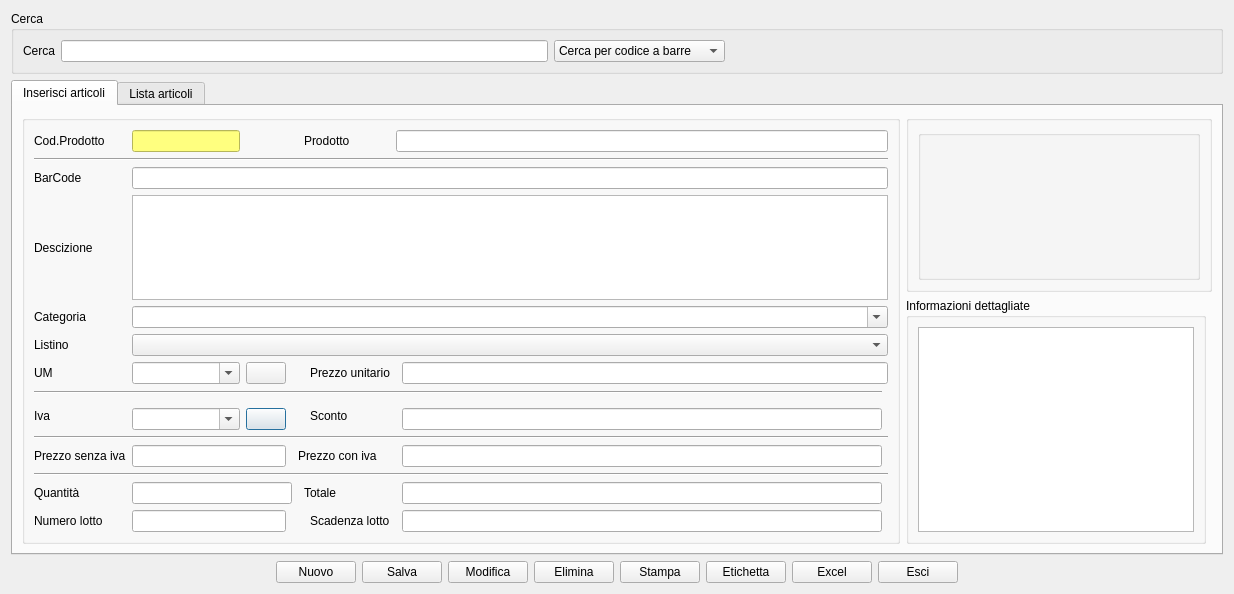
<?xml version="1.0" encoding="UTF-8"?>
<ui version="4.0">
 <class>articoli</class>
 <widget class="QDialog" name="articoli">
  <property name="windowModality">
   <enum>Qt::WindowModal</enum>
  </property>
  <property name="geometry">
   <rect>
    <x>0</x>
    <y>0</y>
    <width>1234</width>
    <height>594</height>
   </rect>
  </property>
  <property name="windowTitle">
   <string>Lista libri</string>
  </property>
  <property name="windowIcon">
   <iconset resource="../fabaria.qrc">
    <normaloff>:/images/documentation.png</normaloff>:/images/documentation.png</iconset>
  </property>
  <property name="styleSheet">
   <string notr="true"/>
  </property>
  <property name="sizeGripEnabled">
   <bool>false</bool>
  </property>
  <property name="modal">
   <bool>false</bool>
  </property>
  <layout class="QGridLayout" name="gridLayout_3">
   <item row="1" column="0">
    <widget class="QTabWidget" name="tabWidget">
     <property name="currentIndex">
      <number>0</number>
     </property>
     <widget class="QWidget" name="tab">
      <attribute name="title">
       <string>Inserisci articoli</string>
      </attribute>
      <layout class="QGridLayout" name="gridLayout_9">
       <item row="0" column="1" colspan="2">
        <widget class="QGroupBox" name="groupBox_3">
         <layout class="QGridLayout" name="gridLayout">
          <item row="0" column="0" colspan="2">
           <widget class="barcode" name="groupBox_2">
            <property name="minimumSize">
             <size>
              <width>0</width>
              <height>150</height>
             </size>
            </property>
            <property name="styleSheet">
             <string notr="true"/>
            </property>
            <property name="title">
             <string/>
            </property>
            <layout class="QGridLayout" name="gridLayout_10"/>
           </widget>
          </item>
         </layout>
        </widget>
       </item>
       <item row="1" column="1">
        <widget class="QGroupBox" name="groupBox_4">
         <property name="sizePolicy">
          <sizepolicy hsizetype="Fixed" vsizetype="Preferred">
           <horstretch>0</horstretch>
           <verstretch>0</verstretch>
          </sizepolicy>
         </property>
         <property name="minimumSize">
          <size>
           <width>300</width>
           <height>0</height>
          </size>
         </property>
         <property name="maximumSize">
          <size>
           <width>300</width>
           <height>16777215</height>
          </size>
         </property>
         <property name="baseSize">
          <size>
           <width>300</width>
           <height>0</height>
          </size>
         </property>
         <property name="title">
          <string>Informazioni dettagliate</string>
         </property>
         <layout class="QGridLayout" name="gridLayout_5">
          <item row="0" column="0">
           <widget class="QTextEdit" name="dettagli"/>
          </item>
         </layout>
        </widget>
       </item>
       <item row="0" column="0" rowspan="2">
        <widget class="QGroupBox" name="groupBox">
         <property name="sizePolicy">
          <sizepolicy hsizetype="Preferred" vsizetype="Preferred">
           <horstretch>0</horstretch>
           <verstretch>0</verstretch>
          </sizepolicy>
         </property>
         <property name="styleSheet">
          <string notr="true"/>
         </property>
         <property name="flat">
          <bool>false</bool>
         </property>
         <property name="checkable">
          <bool>false</bool>
         </property>
         <layout class="QGridLayout" name="gridLayout_2">
          <item row="4" column="1" colspan="10">
           <widget class="QComboBox" name="categ">
            <property name="editable">
             <bool>true</bool>
            </property>
           </widget>
          </item>
          <item row="14" column="9">
           <widget class="QLineEdit" name="totale">
            <property name="sizePolicy">
             <sizepolicy hsizetype="Expanding" vsizetype="Minimum">
              <horstretch>0</horstretch>
              <verstretch>0</verstretch>
             </sizepolicy>
            </property>
           </widget>
          </item>
          <item row="12" column="9">
           <widget class="QLineEdit" name="p_c_iva">
            <property name="sizePolicy">
             <sizepolicy hsizetype="Expanding" vsizetype="Minimum">
              <horstretch>0</horstretch>
              <verstretch>0</verstretch>
             </sizepolicy>
            </property>
           </widget>
          </item>
          <item row="6" column="0">
           <widget class="QLabel" name="label_14">
            <property name="text">
             <string>UM</string>
            </property>
           </widget>
          </item>
          <item row="0" column="1" colspan="2">
           <widget class="QLineEdit" name="cod_art">
            <property name="sizePolicy">
             <sizepolicy hsizetype="Expanding" vsizetype="Minimum">
              <horstretch>0</horstretch>
              <verstretch>0</verstretch>
             </sizepolicy>
            </property>
            <property name="styleSheet">
             <string notr="true">background-color:rgb(255, 255, 127)</string>
            </property>
           </widget>
          </item>
          <item row="0" column="6" colspan="2">
           <widget class="QLabel" name="label_2">
            <property name="text">
             <string>Prodotto</string>
            </property>
           </widget>
          </item>
          <item row="2" column="0">
           <widget class="QLabel" name="label_15">
            <property name="text">
             <string>BarCode</string>
            </property>
           </widget>
          </item>
          <item row="10" column="3">
           <widget class="QPushButton" name="m_iva">
            <property name="text">
             <string/>
            </property>
            <property name="icon">
             <iconset resource="../fabaria.qrc">
              <normaloff>:/images/iva.png</normaloff>:/images/iva.png</iconset>
            </property>
           </widget>
          </item>
          <item row="0" column="8" colspan="3">
           <widget class="QLineEdit" name="art_nom">
            <property name="sizePolicy">
             <sizepolicy hsizetype="Expanding" vsizetype="Minimum">
              <horstretch>0</horstretch>
              <verstretch>0</verstretch>
             </sizepolicy>
            </property>
           </widget>
          </item>
          <item row="1" column="0" colspan="11">
           <widget class="Line" name="line">
            <property name="orientation">
             <enum>Qt::Horizontal</enum>
            </property>
           </widget>
          </item>
          <item row="6" column="9" colspan="2">
           <widget class="QLineEdit" name="prezzo_unitario"/>
          </item>
          <item row="5" column="0">
           <widget class="QLabel" name="label_17">
            <property name="text">
             <string>Listino</string>
            </property>
           </widget>
          </item>
          <item row="11" column="0" colspan="11">
           <widget class="Line" name="line_3">
            <property name="orientation">
             <enum>Qt::Horizontal</enum>
            </property>
           </widget>
          </item>
          <item row="3" column="1" colspan="10">
           <widget class="QTextEdit" name="descrizione">
            <property name="sizePolicy">
             <sizepolicy hsizetype="Expanding" vsizetype="Preferred">
              <horstretch>0</horstretch>
              <verstretch>10</verstretch>
             </sizepolicy>
            </property>
           </widget>
          </item>
          <item row="0" column="0">
           <widget class="QLabel" name="label">
            <property name="text">
             <string>Cod.Prodotto</string>
            </property>
           </widget>
          </item>
          <item row="15" column="7">
           <widget class="QLabel" name="label_lotto">
            <property name="text">
             <string>Scadenza lotto</string>
            </property>
           </widget>
          </item>
          <item row="6" column="7">
           <widget class="QLabel" name="label_13">
            <property name="text">
             <string>Prezzo unitario</string>
            </property>
           </widget>
          </item>
          <item row="14" column="6" colspan="2">
           <widget class="QLabel" name="label_12">
            <property name="text">
             <string>Totale</string>
            </property>
           </widget>
          </item>
          <item row="12" column="1" colspan="3">
           <widget class="QLineEdit" name="p_s_iva">
            <property name="sizePolicy">
             <sizepolicy hsizetype="Expanding" vsizetype="Minimum">
              <horstretch>0</horstretch>
              <verstretch>0</verstretch>
             </sizepolicy>
            </property>
           </widget>
          </item>
          <item row="6" column="3">
           <widget class="QPushButton" name="m_misura">
            <property name="text">
             <string/>
            </property>
            <property name="icon">
             <iconset resource="../fabaria.qrc">
              <normaloff>:/images/pacco.png</normaloff>:/images/pacco.png</iconset>
            </property>
           </widget>
          </item>
          <item row="15" column="0">
           <widget class="QLabel" name="label_nlotto">
            <property name="text">
             <string>Numero lotto</string>
            </property>
           </widget>
          </item>
          <item row="10" column="9">
           <widget class="QLineEdit" name="sconto">
            <property name="sizePolicy">
             <sizepolicy hsizetype="Expanding" vsizetype="Minimum">
              <horstretch>0</horstretch>
              <verstretch>0</verstretch>
             </sizepolicy>
            </property>
           </widget>
          </item>
          <item row="7" column="0" rowspan="2" colspan="10">
           <widget class="Line" name="line_2">
            <property name="orientation">
             <enum>Qt::Horizontal</enum>
            </property>
           </widget>
          </item>
          <item row="15" column="1" colspan="3">
           <widget class="QLineEdit" name="numero_lotto"/>
          </item>
          <item row="4" column="0">
           <widget class="QLabel" name="label_16">
            <property name="text">
             <string>Categoria</string>
            </property>
           </widget>
          </item>
          <item row="10" column="1" colspan="2">
           <widget class="QComboBox" name="comboBox">
            <property name="editable">
             <bool>true</bool>
            </property>
           </widget>
          </item>
          <item row="12" column="5" colspan="3">
           <widget class="QLabel" name="label_8">
            <property name="text">
             <string>Prezzo con iva</string>
            </property>
           </widget>
          </item>
          <item row="13" column="0" colspan="11">
           <widget class="Line" name="line_4">
            <property name="orientation">
             <enum>Qt::Horizontal</enum>
            </property>
           </widget>
          </item>
          <item row="6" column="1" colspan="2">
           <widget class="QComboBox" name="um">
            <property name="editable">
             <bool>true</bool>
            </property>
           </widget>
          </item>
          <item row="14" column="1" colspan="4">
           <widget class="QLineEdit" name="quant">
            <property name="sizePolicy">
             <sizepolicy hsizetype="Expanding" vsizetype="Minimum">
              <horstretch>0</horstretch>
              <verstretch>0</verstretch>
             </sizepolicy>
            </property>
           </widget>
          </item>
          <item row="12" column="0">
           <widget class="QLabel" name="label_6">
            <property name="text">
             <string>Prezzo senza iva</string>
            </property>
           </widget>
          </item>
          <item row="3" column="0">
           <widget class="QLabel" name="label_3">
            <property name="text">
             <string>Descizione</string>
            </property>
           </widget>
          </item>
          <item row="2" column="1" colspan="10">
           <widget class="QLineEdit" name="cod_barre"/>
          </item>
          <item row="5" column="1" colspan="10">
           <widget class="QComboBox" name="list_listino"/>
          </item>
          <item row="15" column="9">
           <widget class="LineEdit" name="scadenza_lotto"/>
          </item>
          <item row="9" column="7" rowspan="2" colspan="2">
           <widget class="QLabel" name="label_10">
            <property name="text">
             <string>Sconto</string>
            </property>
           </widget>
          </item>
          <item row="14" column="0">
           <widget class="QLabel" name="label_7">
            <property name="text">
             <string>Quantità</string>
            </property>
           </widget>
          </item>
          <item row="9" column="0" rowspan="2">
           <widget class="QLabel" name="label_4">
            <property name="text">
             <string>Iva</string>
            </property>
           </widget>
          </item>
         </layout>
        </widget>
       </item>
      </layout>
     </widget>
     <widget class="QWidget" name="tab_2">
      <attribute name="title">
       <string>Lista articoli</string>
      </attribute>
      <layout class="QGridLayout" name="gridLayout_8">
       <item row="0" column="0">
        <widget class="QTableView" name="tab_view">
         <property name="autoScroll">
          <bool>false</bool>
         </property>
         <property name="editTriggers">
          <set>QAbstractItemView::AllEditTriggers</set>
         </property>
         <property name="dragEnabled">
          <bool>true</bool>
         </property>
         <property name="alternatingRowColors">
          <bool>true</bool>
         </property>
         <attribute name="verticalHeaderDefaultSectionSize">
          <number>21</number>
         </attribute>
        </widget>
       </item>
      </layout>
     </widget>
    </widget>
   </item>
   <item row="2" column="0">
    <layout class="QGridLayout" name="gridLayout_6">
     <item row="2" column="2">
      <widget class="QPushButton" name="agg_art">
       <property name="toolTip">
        <string>Salva prodotto</string>
       </property>
       <property name="text">
        <string>Salva</string>
       </property>
       <property name="icon">
        <iconset resource="../fabaria.qrc">
         <normaloff>:/images/document-save.png</normaloff>:/images/document-save.png</iconset>
       </property>
      </widget>
     </item>
     <item row="2" column="5">
      <widget class="QPushButton" name="print_art">
       <property name="toolTip">
        <string>Stampa lista prodotti</string>
       </property>
       <property name="text">
        <string>Stampa</string>
       </property>
       <property name="icon">
        <iconset resource="../fabaria.qrc">
         <normaloff>:/images/document-print.png</normaloff>:/images/document-print.png</iconset>
       </property>
      </widget>
     </item>
     <item row="2" column="0">
      <spacer name="horizontalSpacer_2">
       <property name="orientation">
        <enum>Qt::Horizontal</enum>
       </property>
       <property name="sizeHint" stdset="0">
        <size>
         <width>40</width>
         <height>20</height>
        </size>
       </property>
      </spacer>
     </item>
     <item row="2" column="8">
      <widget class="QPushButton" name="exit_art">
       <property name="toolTip">
        <string>&lt;html&gt;&lt;head/&gt;&lt;body&gt;&lt;p&gt;Esci da anagrafica&lt;/p&gt;&lt;p&gt;prodotti.&lt;/p&gt;&lt;/body&gt;&lt;/html&gt;</string>
       </property>
       <property name="text">
        <string>Esci</string>
       </property>
       <property name="icon">
        <iconset resource="../fabaria.qrc">
         <normaloff>:/images/dialog-close.png</normaloff>:/images/dialog-close.png</iconset>
       </property>
      </widget>
     </item>
     <item row="8" column="3">
      <spacer name="verticalSpacer">
       <property name="orientation">
        <enum>Qt::Vertical</enum>
       </property>
       <property name="sizeHint" stdset="0">
        <size>
         <width>20</width>
         <height>40</height>
        </size>
       </property>
      </spacer>
     </item>
     <item row="2" column="3">
      <widget class="QPushButton" name="modifica">
       <property name="toolTip">
        <string>Modifica prodotto</string>
       </property>
       <property name="text">
        <string>Modifica</string>
       </property>
       <property name="icon">
        <iconset resource="../fabaria.qrc">
         <normaloff>:/images/document-edit.png</normaloff>:/images/document-edit.png</iconset>
       </property>
      </widget>
     </item>
     <item row="2" column="7">
      <widget class="QPushButton" name="export_excel">
       <property name="toolTip">
        <string>Esporta in excel</string>
       </property>
       <property name="text">
        <string>Excel</string>
       </property>
       <property name="icon">
        <iconset resource="../fabaria.qrc">
         <normaloff>:/images/excel.png</normaloff>:/images/excel.png</iconset>
       </property>
      </widget>
     </item>
     <item row="2" column="6">
      <widget class="QPushButton" name="pr_bar">
       <property name="toolTip">
        <string>Stampa etichetta barcode</string>
       </property>
       <property name="text">
        <string>Etichetta</string>
       </property>
       <property name="icon">
        <iconset resource="../fabaria.qrc">
         <normaloff>:/images/ric_24x24.png</normaloff>:/images/ric_24x24.png</iconset>
       </property>
      </widget>
     </item>
     <item row="2" column="4">
      <widget class="QPushButton" name="del_art">
       <property name="toolTip">
        <string>Elimina un prodotto</string>
       </property>
       <property name="text">
        <string>Elimina</string>
       </property>
       <property name="icon">
        <iconset resource="../fabaria.qrc">
         <normaloff>:/images/edit-delete.png</normaloff>:/images/edit-delete.png</iconset>
       </property>
      </widget>
     </item>
     <item row="2" column="1">
      <widget class="QPushButton" name="nuovo1">
       <property name="toolTip">
        <string>Nuovo prodotto.</string>
       </property>
       <property name="text">
        <string>Nuovo</string>
       </property>
       <property name="icon">
        <iconset resource="../fabaria.qrc">
         <normaloff>:/images/documentation.png</normaloff>:/images/documentation.png</iconset>
       </property>
      </widget>
     </item>
     <item row="2" column="9">
      <spacer name="horizontalSpacer_3">
       <property name="orientation">
        <enum>Qt::Horizontal</enum>
       </property>
       <property name="sizeHint" stdset="0">
        <size>
         <width>40</width>
         <height>20</height>
        </size>
       </property>
      </spacer>
     </item>
    </layout>
   </item>
   <item row="0" column="0">
    <widget class="QGroupBox" name="groupBox_5">
     <property name="title">
      <string>Cerca</string>
     </property>
     <layout class="QGridLayout" name="gridLayout_4">
      <item row="0" column="2">
       <widget class="QComboBox" name="comboBox_2">
        <property name="editable">
         <bool>false</bool>
        </property>
        <property name="sizeAdjustPolicy">
         <enum>QComboBox::AdjustToContents</enum>
        </property>
        <property name="frame">
         <bool>true</bool>
        </property>
        <item>
         <property name="text">
          <string>Cerca per codice a barre</string>
         </property>
        </item>
        <item>
         <property name="text">
          <string>Cerca per codice prodotto</string>
         </property>
        </item>
        <item>
         <property name="text">
          <string>Cerca per prodotto</string>
         </property>
        </item>
       </widget>
      </item>
      <item row="0" column="3">
       <spacer name="horizontalSpacer_4">
        <property name="orientation">
         <enum>Qt::Horizontal</enum>
        </property>
        <property name="sizeHint" stdset="0">
         <size>
          <width>40</width>
          <height>20</height>
         </size>
        </property>
       </spacer>
      </item>
      <item row="0" column="1">
       <widget class="QLineEdit" name="cerca1"/>
      </item>
      <item row="0" column="0">
       <widget class="QLabel" name="label_5">
        <property name="text">
         <string>Cerca</string>
        </property>
       </widget>
      </item>
     </layout>
    </widget>
   </item>
  </layout>
 </widget>
 <customwidgets>
  <customwidget>
   <class>LineEdit</class>
   <extends>QLineEdit</extends>
   <header>LineEdit.h</header>
  </customwidget>
  <customwidget>
   <class>barcode</class>
   <extends>QGroupBox</extends>
   <header>barcode.h</header>
   <container>1</container>
  </customwidget>
 </customwidgets>
 <tabstops>
  <tabstop>cod_art</tabstop>
  <tabstop>art_nom</tabstop>
  <tabstop>cod_barre</tabstop>
  <tabstop>descrizione</tabstop>
  <tabstop>categ</tabstop>
  <tabstop>list_listino</tabstop>
  <tabstop>um</tabstop>
  <tabstop>prezzo_unitario</tabstop>
  <tabstop>comboBox</tabstop>
  <tabstop>sconto</tabstop>
  <tabstop>p_s_iva</tabstop>
  <tabstop>p_c_iva</tabstop>
  <tabstop>quant</tabstop>
  <tabstop>totale</tabstop>
  <tabstop>dettagli</tabstop>
  <tabstop>tabWidget</tabstop>
  <tabstop>tab_view</tabstop>
 </tabstops>
 <resources>
  <include location="../fabaria.qrc"/>
 </resources>
 <connections/>
</ui>
